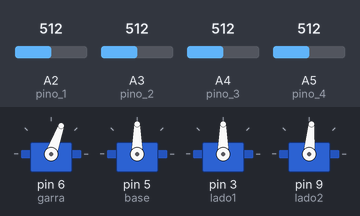
Recording of a sketch running on a simulated Arduino Uno, built with avr-gcc and run on an emulated ATmega328P. On the bench: 4 × servo. The inputs (shaded band) are chosen by the test bench; at power-on: A2 (pino_1) = 512, A3 (pino_2) = 512, A5 (pino_4) = 512, A4 (pino_3) = 512.

Above: at 1.2 s.
1.3 s: A2 (pino_1) set to 716
At 2.1 s:
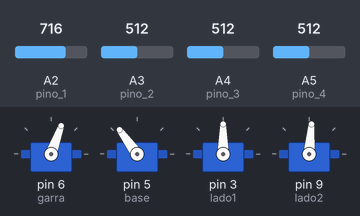
2.8 s: A3 (pino_2) set to 716
At 3.1 s:
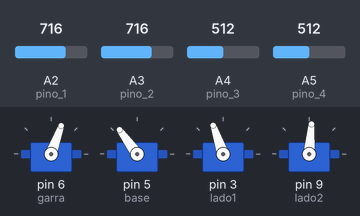
4.3 s: A5 (pino_4) set to 716
At 5.5 s:
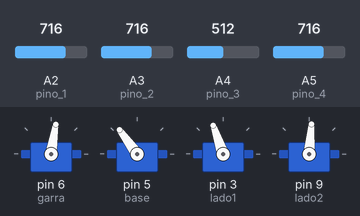
5.8 s: A4 (pino_3) set to 306
At 6.5 s:
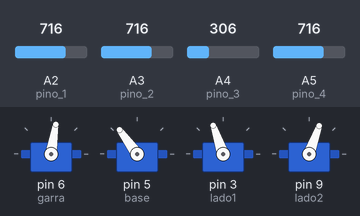
7.3 s: A2 (pino_1) set to 992
At 8.5 s:
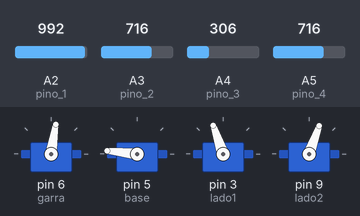
8.8 s: A3 (pino_2) set to 992
At 9.6 s:
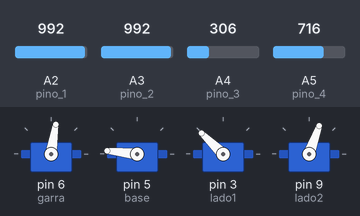
Timing chart, 0 to 11.3 s (numbered marks = the images above; inputs shaded):
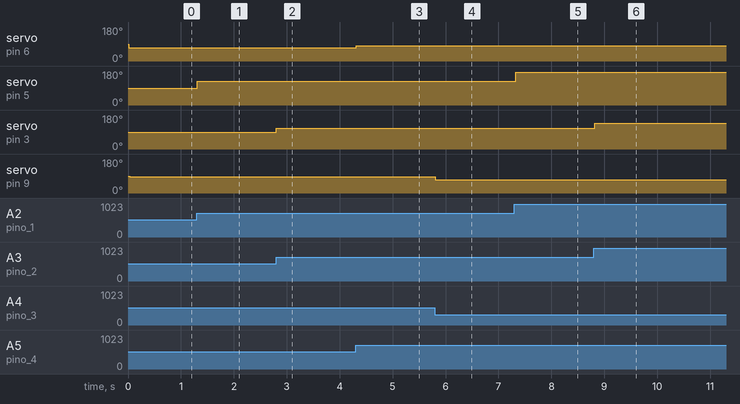

Measured:
- after the input at 1.3 s, servo on pin 5 (base): 90° → 126° at once
- after the input at 2.8 s, servo on pin 3 (lado1): 90° → 109° at once
- after the input at 4.3 s, servo on pin 6 (garra): 70° → 81° at once
- after the input at 5.8 s, servo on pin 9 (lado2): 85° → 70° at once
- after the input at 7.3 s, servo on pin 5 (base): 126° → 174° at once
- after the input at 8.8 s, servo on pin 3 (lado1): 109° → 136° at once

The sketch:

ProjetoPotenciometro.ino
```cpp
#include <Servo.h>

Servo garra;
Servo base;
Servo lado1;
Servo lado2;

int pino_1 = A2; //Inicializa o pino analógico do potenciômetro 1
int pino_2 = A3; //Inicializa o pino analógico do potenciômetro 2
int pino_3 = A4; //Inicializa o pino analógico do potenciômetro 3
int pino_4 = A5; //Inicializa o pino analógico do potenciômetro 4

int val_base = 0; //Armazena o valor lido pelo potenciômetro 1
int val_garra = 0; //Armazena o valor lido pelo potenciômetro 2
int val_lado1 = 0; //Armazena o valor lido pelo potenciômetro 3
int val_lado2 = 0; //Armazena o valor lido pelo potenciômetro 4

void setup()
{
  // Atenção para os pinos corretos de cada servo motor.
  garra.attach(6);
  base.attach(5);
  lado1.attach(3);
  lado2.attach(9);
}

void loop()
{
 move_base(); // Função para mover base.
 move_garra(); // Função para mover a garra.
 move_lado1(); // Função para mover o servo lado1.
 move_lado2(); // Função para mover o servo lado2.
}

void move_base()
{
  val_base = analogRead(pino_1); //Recebe o valor lido pelo potenciômetro 1
  val_base = map(val_base, 0, 1023, 1, 180);
  base.write(val_base);
  delay(10); // Delay para suavizar movimentos.
}
void move_lado1()
{
  val_lado1 = analogRead(pino_2); //Recebe o valor lido pelo potenciômetro 2
  val_lado1 = map(val_lado1, 0, 1023, 40, 140);
  lado1.write(val_lado1);
  delay(10); // Delay para suavizar movimentos.
}

void move_lado2()
{
  val_lado2 = analogRead(pino_3); //Recebe o valor lido pelo potenciômetro 3
  val_lado2 = map(val_lado2, 0, 1023, 50, 120);
  lado2.write(val_lado2);
  delay(10); // Delay para suavizar movimentos.
}

void move_garra()
{
  val_garra = analogRead(pino_4); //Recebe o valor lido pelo potenciômetro 4
  val_garra = map(val_garra, 0, 1023, 40, 100);
  garra.write(val_garra);
  delay(10); // Delay para suavizar movimentos.
}
```
